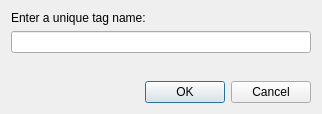
<?xml version="1.0" encoding="UTF-8"?>
<ui version="4.0">
 <class>AddAutoTagDialog</class>
 <widget class="QDialog" name="AddAutoTagDialog">
  <property name="geometry">
   <rect>
    <x>0</x>
    <y>0</y>
    <width>322</width>
    <height>114</height>
   </rect>
  </property>
  <property name="windowTitle">
   <string>Dialog</string>
  </property>
  <layout class="QVBoxLayout" name="verticalLayout">
   <item>
    <widget class="QLabel" name="info_label">
     <property name="text">
      <string>Enter a unique tag name:</string>
     </property>
    </widget>
   </item>
   <item>
    <widget class="ValidatingLineEdit" name="name_field"/>
   </item>
   <item>
    <spacer name="verticalSpacer">
     <property name="orientation">
      <enum>Qt::Vertical</enum>
     </property>
     <property name="sizeHint" stdset="0">
      <size>
       <width>20</width>
       <height>15</height>
      </size>
     </property>
    </spacer>
   </item>
   <item>
    <widget class="QDialogButtonBox" name="buttonBox">
     <property name="orientation">
      <enum>Qt::Horizontal</enum>
     </property>
     <property name="standardButtons">
      <set>QDialogButtonBox::Cancel|QDialogButtonBox::Ok</set>
     </property>
    </widget>
   </item>
  </layout>
 </widget>
 <customwidgets>
  <customwidget>
   <class>ValidatingLineEdit</class>
   <extends>QLineEdit</extends>
   <header>ui/validatinglineedit.h</header>
  </customwidget>
 </customwidgets>
 <resources/>
 <connections>
  <connection>
   <sender>buttonBox</sender>
   <signal>accepted()</signal>
   <receiver>AddAutoTagDialog</receiver>
   <slot>accept()</slot>
   <hints>
    <hint type="sourcelabel">
     <x>248</x>
     <y>254</y>
    </hint>
    <hint type="destinationlabel">
     <x>157</x>
     <y>274</y>
    </hint>
   </hints>
  </connection>
  <connection>
   <sender>buttonBox</sender>
   <signal>rejected()</signal>
   <receiver>AddAutoTagDialog</receiver>
   <slot>reject()</slot>
   <hints>
    <hint type="sourcelabel">
     <x>316</x>
     <y>260</y>
    </hint>
    <hint type="destinationlabel">
     <x>286</x>
     <y>274</y>
    </hint>
   </hints>
  </connection>
 </connections>
</ui>
